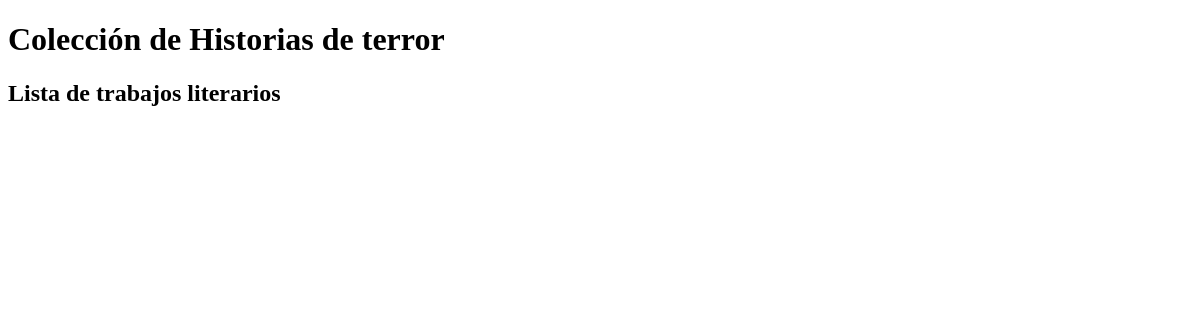
Page /libros/ on the earlier database version.
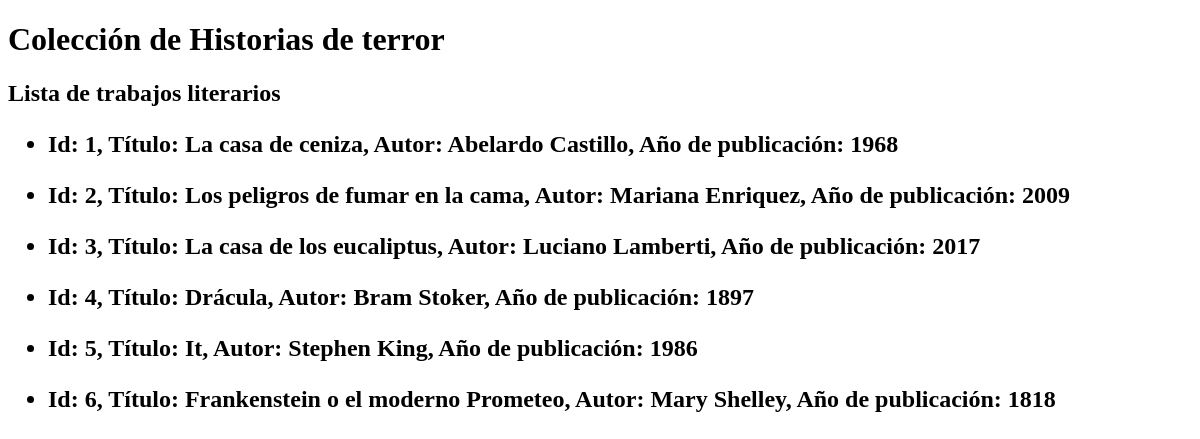
Same page on the later database version.
### aplicacion/models.py (models this page shows, shortened)
class Libro(models.Model):
    nombre = models.CharField(max_length=400)
    autor = models.CharField(max_length=200)
    año = models.IntegerField()

### aplicacion/views.py (the view)
# urls.py: path("libros/", mostrar_libros),
def mostrar_libros(request):
  lista_libros = Libro.objects.all()
  return render(request, "aplicacion/literatura.html", {"lista_libros": lista_libros})

### aplicacion/templates/aplicacion/literatura.html
{% extends 'aplicacion/base.html' %}
{% block titulo%} Lista de trabajos literarios {% endblock %}
{% block contenido %}
  {% for libro in lista_libros %}
      <ul>
          <li> Id: {{libro.id}}, Título: {{libro.nombre}}, Autor: {{libro.autor}}, Año de publicación: {{libro.año}}</li>
      </ul>
  {% endfor %}
{% endblock %}

Differences in the rows shown:
added Libro: id "1", nombre "La casa de ceniza", autor "Abelardo Castillo", año "1968"
added Libro: id "2", nombre "Los peligros de fumar en la cama", autor "Mariana Enriquez", año "2009"
added Libro: id "3", nombre "La casa de los eucaliptus", autor "Luciano Lamberti", año "2017"
added Libro: id "4", nombre "Drácula", autor "Bram Stoker", año "1897"
added Libro: id "5", nombre "It", autor "Stephen King", año "1986"
added Libro: id "6", nombre "Frankenstein o el moderno Prometeo", autor "Mary Shelley", año "1818"
